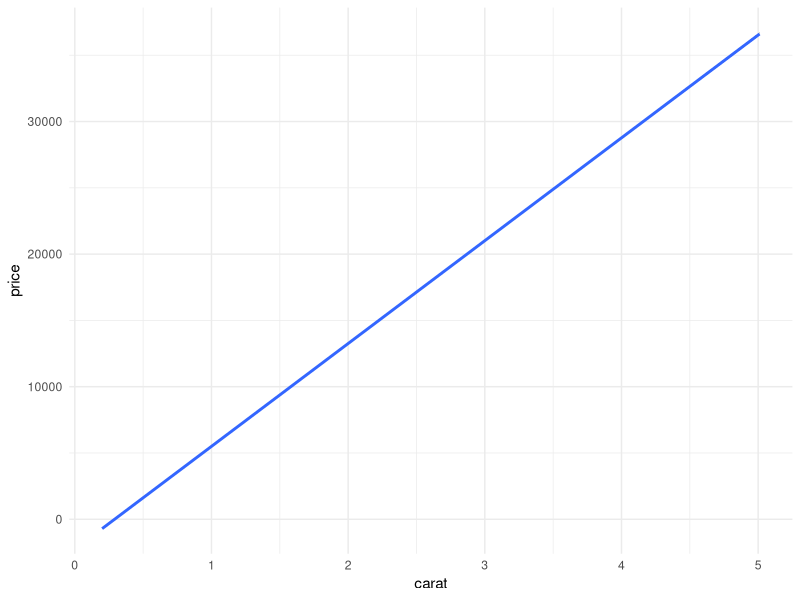

The R script that drew this image:
## ---- chunk 1
# Set the output filename
knitr::opts_knit$set(output = 'analysis.html')
## ---- chunk 2
library(ggplot2)
data(diamonds)

p <- ggplot(diamonds, aes(carat, price)) +
  geom_smooth(method = "lm") +
  theme_minimal()

# Save the plot as PNG
ggsave("carat_price_plot.png", plot = p)
